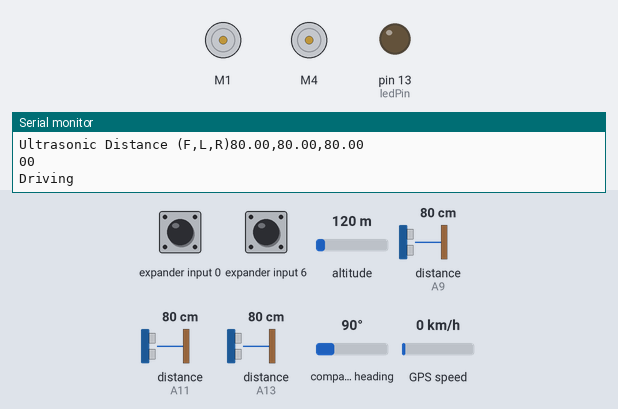
A sketch run on a simulated Arduino Mega 2560, built with avr-gcc and run on an emulated ATmega2560. Shown: 2 × DC motor (green arrow = forward, orange = backward, longer = faster), output pins drawn as LEDs (lit = HIGH), the last lines printed to the serial monitor. Wiring (inferred from the names in the program): PCF8574 port expander at I2C address 0x21. Inputs (shaded band) come from the test bench; at power-on: distance to the obstacle (sensors on A9, A11, A13) 80 cm, expander input 0 HIGH, expander input 6 HIGH, altitude 120 m, compass heading 90°, GPS speed 0 km/h. The echo pulse lasts 58.3 µs per cm; the GPS gets a fix after 3 s at 37.7749, -122.4194 with 8 satellites.

Above: at 2.2 s.
2.3 s: distance to the obstacle (sensor on A9) set to 22 cm
4.7 s: distance to the obstacle (sensor on A9) set to 18 cm
At 5.7 s:
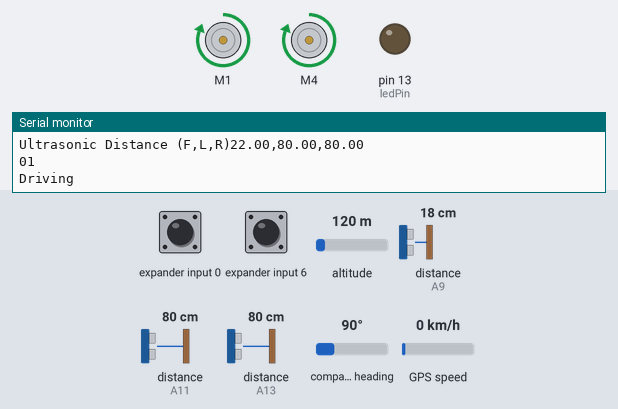
6.2 s: distance to the obstacle (sensor on A11) set to 2 cm
At 7.0 s:
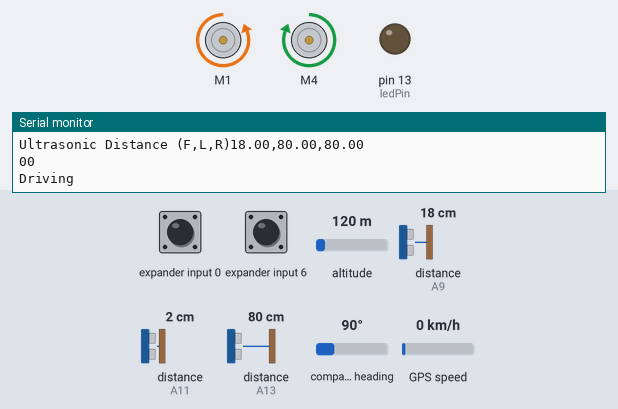
7.8 s: distance to the obstacle (sensor on A13) set to 21 cm
9.3 s: distance to the obstacle (sensor on A13) set to 18 cm
At 10.1 s:
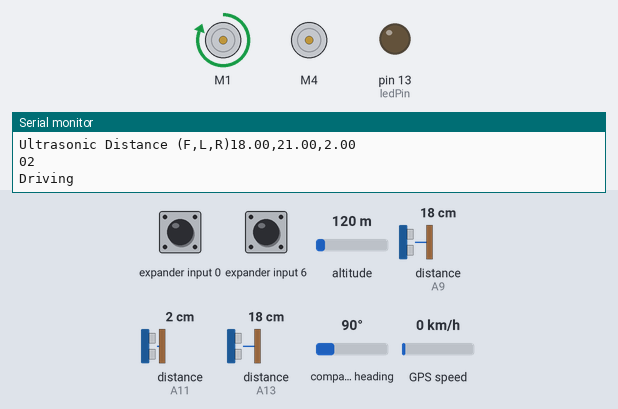
10.8 s: distance to the obstacle (sensor on A11) set to 17 cm
12.3 s: distance to the obstacle (sensor on A11) set to 21 cm
At 13.3 s:
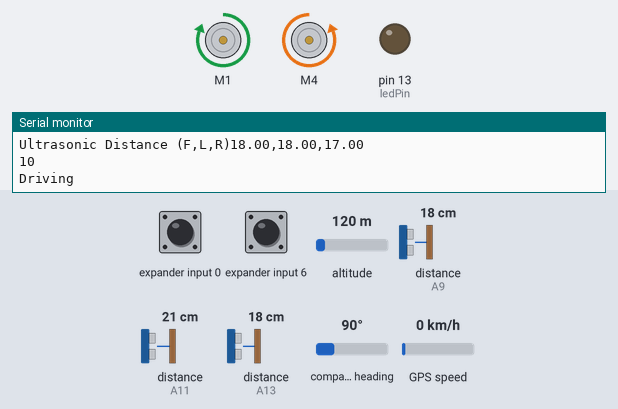
Timing chart, 0 to 14.8 s (numbered marks = the images above; inputs shaded):
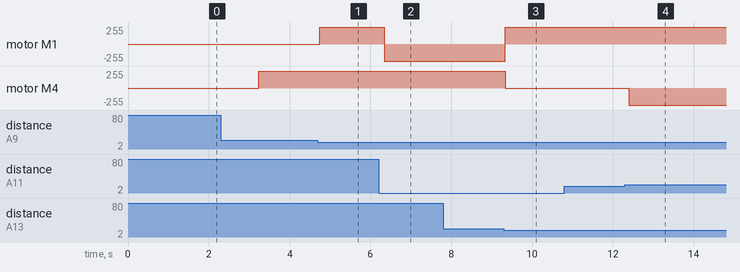

The sketch:

GPS_USNAV.ino
```cpp
//All code used to read the GPS is from the Adafruit GPS Library's examples
//All code used to read the Compass is from this website: http://recombine.net/blog/article/49/hmc6352-sparkfun-compass-and-arduino

/////****** Destination latitude and longitude (Decimal Minutes) and trim for the compass due to magnetic interference (Degrees) *****/////
float destlat = 38.7643;
float destlon = -122.4284;
float trim = 35;  //to find this value, point the tank North to find out how many degrees off the compass is reading. This value should be positive if the heading is >180, and negative if <180


////////// Ultrasonic //////////
#include "Ultrasonic.h"
Ultrasonic FrontSens(A8,A9);
float UvalFront;
Ultrasonic RightSens(A10,A11);
float UvalRight;
Ultrasonic LeftSens(A12,A13);
float UvalLeft;

////////// GPS //////////
#include <Adafruit_GPS.h>
#include <SoftwareSerial.h>

SoftwareSerial lcd (31, 33); //LCD RX is connected to pin 33

// If you're using a GPS module:
// Connect the GPS Power pin to 5V
// Connect the GPS Ground pin to ground
// If using software serial (sketch example default):
//   Connect the GPS TX (transmit) pin to Digital 3
//   Connect the GPS RX (receive) pin to Digital 2
// If using hardware serial (e.g. Arduino Mega):
//   Connect the GPS TX (transmit) pin to Arduino RX1, RX2 or RX3
//   Connect the GPS RX (receive) pin to matching TX1, TX2 or TX3

// If using software serial, keep these lines enabled
// (you can change the pin numbers to match your wiring):
SoftwareSerial mySerial(18, 19);

//Adafruit_GPS GPS(&mySerial);
// If using hardware serial (e.g. Arduino Mega), comment
// out the above six lines and enable this line instead:
Adafruit_GPS GPS(&Serial1);


// Set GPSECHO to 'false' to turn off echoing the GPS data to the Serial console
// Set to 'true' if you want to debug and listen to the raw GPS sentences.
#define GPSECHO  false

// this keeps track of whether we're using the interrupt
// off by default!
boolean usingInterrupt = false;
void useInterrupt(boolean); // Func prototype keeps Arduino 0023 happy

////////// COMPASS //////////
#include <Wire.h>
int HMC6352Address = 0x42;
// This is calculated in the setup() function
int slaveAddress;
int ledPin = 13;
boolean ledState = false;
byte headingData[2];
int i, headingValue;

float headingval;
float curheading;
float gpslat;
float gpslon;
float deltY;
float deltX;

float destang;
boolean destarrive = false;
int isturningL = 0;
int isturningR = 0;
int afterturncount = 0;

float optang;
float heading;
float heading2;

////////// Motor //////////
#include <AFMotor.h>
int m1 = 0;
int m2 = 0;
int motor1speed = 255;
int motor2speed = 255;

AF_DCMotor motor1(1); // create motor #1, 1KHz pwm (left motor)
AF_DCMotor motor2(4); // create motor #2, 1KHz pwm (right motor)

void setup()
{
   lcd.begin(9600);
 pinMode(1, OUTPUT);
 delay(10);
 lcd.write(17);   //Turns Backlight ON
 delay(10);
  ////////// GPS //////////
  // connect at 115200 so we can read the GPS fast enough and echo without dropping chars
  // also spit it out
  Serial.begin(115200);
  Serial.println("Adafruit GPS library basic test!");

  // 9600 NMEA is the default baud rate for Adafruit MTK GPS's- some use 4800
  GPS.begin(9600);

  // uncomment this line to turn on only the "minimum recommended" data
  GPS.sendCommand(PMTK_SET_NMEA_OUTPUT_RMCONLY);

  // Set the update rate
  GPS.sendCommand(PMTK_SET_NMEA_UPDATE_1HZ);   // 1 Hz update rate

  // Request updates on antenna status, comment out to keep quiet
  GPS.sendCommand(PGCMD_ANTENNA);

  // the nice thing about this code is you can have a timer0 interrupt go off
  // every 1 millisecond, and read data from the GPS for you. that makes the
  // loop code a heck of a lot easier!
  useInterrupt(true);

  delay(1000);
  // Ask for firmware version
  mySerial.println(PMTK_Q_RELEASE);

  ////////// COMPASS //////////

  // Shift the device's documented slave address (0x42) 1 bit right
  // This compensates for how the TWI library only wants the
  // 7 most significant bits (with the high bit padded with 0)
  slaveAddress = HMC6352Address >> 1;   // This results in 0x21 as the address to pass to TWI
  pinMode(ledPin, OUTPUT);      // Set the LED pin as output
  Wire.begin();
}


// Interrupt is called once a millisecond, looks for any new GPS data, and stores it
SIGNAL(TIMER0_COMPA_vect) {
  char c = GPS.read();
  // if you want to debug, this is a good time to do it!
#ifdef UDR0
  if (GPSECHO)
    if (c) UDR0 = c;
    // writing direct to UDR0 is much much faster than Serial.print
    // but only one character can be written at a time.
#endif
}

void useInterrupt(boolean v) {
  if (v) {
    // Timer0 is already used for millis() - we'll just interrupt somewhere
    // in the middle and call the "Compare A" function above
    OCR0A = 0xAF;
    TIMSK0 |= _BV(OCIE0A);
    usingInterrupt = true;
  } else {
    // do not call the interrupt function COMPA anymore
    TIMSK0 &= ~_BV(OCIE0A);
    usingInterrupt = false;
  }
}

uint32_t timer = millis();
void loop()                     // run over and over again
{
  // if a sentence is received, we can check the checksum, parse it...
  if (GPS.newNMEAreceived())
  {
    // a tricky thing here is if we print the NMEA sentence, or data
    // we end up not listening and catching other sentences!
    // so be very wary if using OUTPUT_ALLDATA and trytng to print out data
    //Serial.println(GPS.lastNMEA());   // this also sets the newNMEAreceived() flag to false

    if (!GPS.parse(GPS.lastNMEA()))   // this also sets the newNMEAreceived() flag to false
      return;  // we can fail to parse a sentence in which case we should just wait for another
  }
  gpslat = GPS.latitude;
  gpslon = GPS.longitude;

  INPUT_COMPASS();  //Input compass data
  INPUT_ULTRASONIC();
  CALC_ANGOFF();    //Calculate the direction that the tank needs to go
  CALC_MOTORCTRL(); //Calculate the direction each motor needs
  OUTPUT_SERIAL();  //Outputs debug info to the Serial Monitor (115200 baud)
  OUTPUT_MOTOR();   //Sends signal to motors
}
void INPUT_COMPASS() //Recieves Compass heading
{
  Wire.beginTransmission(slaveAddress);
  Wire.write("A");              // The "Get Data" command
  Wire.endTransmission();
  delay(10);                   // The HMC6352 needs at least a 70us (microsecond) delay
  // after this command.  Using 10ms just makes it safe
  // Read the 2 heading bytes, MSB first
  // The resulting 16bit word is the compass heading in 10th's of a degree
  // For example: a heading of 1345 would be 134.5 degrees
  Wire.requestFrom(slaveAddress, 2);        // Request the 2 byte heading (MSB comes first)
  i = 0;
  while(Wire.available() && i < 2)
  {
    headingData[i] = Wire.read();
    i++;
  }
  headingValue = headingData[0]*256 + headingData[1];  // Put the MSB and LSB together
}
void INPUT_ULTRASONIC() //Recieves Ultrasonic data
{
  UvalFront = FrontSens.Ranging(CM);
  delay(10);
  UvalRight = RightSens.Ranging(CM);
  delay(10);
  UvalLeft = LeftSens.Ranging(CM);
  delay(10);
}

void CALC_ANGOFF() //Calculates the direction that the tank needs to face
{
  headingval = headingValue % 10;
  curheading = headingValue / 10;
  curheading = curheading + (headingval /10);
  curheading = curheading + trim;
  if (GPS.lat == 'S')
  {
    gpslat = -gpslat;
  }
  gpslat = DEGMS_TO_DDEG(gpslat);
  if (GPS.lon == 'W')
  {
    gpslon = -gpslon;
  }
  gpslon = DEGMS_TO_DDEG(gpslon);
  /// convert raw heading to degrees off N ///
  if (curheading > 180)
  {
    curheading = 360 - curheading;
    curheading = -curheading;
  }
  deltY = gpslat - destlat;
  deltX = gpslon - destlon;
  destang = atan(deltX / deltY);
  optang = ((destang / 3.14159265) * 180) + curheading;
}
void CALC_MOTORCTRL() //Motor control logic -- Integrates GPS/Compass data and Ultrasonic data, to allow the tank to avoid obstacles and move to a destination
{
  m1 = 0;
  m2 = 0;

  if (gpslat <= destlat + 0.00005 && gpslat >= destlat - 0.00005 && gpslon <= destlon + 0.00005 && gpslon >= destlon - 0.00005)
  {
    destarrive = true;
  }
  else
  {
    destarrive = false;
  }
  if (GPS.fix && destarrive == false)
  {
      isturningL = 0;
      isturningR = 0;

    if (UvalFront < 20 || UvalLeft < 20 || UvalRight < 20 || afterturncount < 0)   //after turning, the tank will go straight for a short amount of time
    {                                                                              //unless the ultrasonic sensors detect an object
      afterturncount = 0;
    }
    if (afterturncount > 0)
    {
      afterturncount = afterturncount - 1;
    }
    if (afterturncount == 0)
    {
      if (optang < 45 && optang > -45)
      {
        m1 = 1;
        m2 = 1;
      }
      if (UvalFront < 20 || UvalLeft < 20 || UvalRight < 20) //object avoidance logic
      {
        if (UvalLeft < 20 && isturningL == 0)
        {
          isturningR = 1;
        }
        else if(UvalRight < 20 && isturningR == 0)
        {
          isturningL = 1;
        }

        if (UvalLeft < UvalRight && isturningL == 0)
        {
          isturningR = 2;
        }
        else if (UvalLeft > UvalRight && isturningR == 0)
        {
          isturningL = 2;
        }
        afterturncount = 30;
      }
      if (UvalFront > 20 && UvalLeft > 20 && UvalRight > 20) // GPS/Compass navigation logic
      {
        if (optang > 10 && isturningR == 0)
        {
          isturningL = 1;
        }
        else if (optang < -10 && isturningL == 0)
        {
          isturningR = 1;
        }
      }
    }
    m1 = 1;
    m2 = 1;
    if (isturningL == 1)
    {
      m1 = 0;
      m2 = 1;
    }
    if (isturningR == 1)
    {
      m1 = 1;
      m2 = 0;
    }
    if (isturningL == 2)
    {
      m1 = -1;
      m2 = 1;
    }
    if (isturningR == 2)
    {
      m1 = 1;
      m2 = -1;
    }
  }
}
void OUTPUT_SERIAL() //outputs to Serial Monitor (Computer) and the LCD (on the tank)
{
  if (timer > millis())  timer = millis();
  // approximately every 2 seconds or so, print out the current stats
  if (millis() - timer > 2000)
  {
    timer = millis(); // reset the timer
    Serial.print("\nTime: ");
    Serial.print(GPS.hour, DEC); Serial.print(':');
    Serial.print(GPS.minute, DEC); Serial.print(':');
    Serial.print(GPS.seconds, DEC); Serial.print('.');
    Serial.println(GPS.milliseconds);
    Serial.print("Date: ");
    Serial.print(GPS.day, DEC); Serial.print('/');
    Serial.print(GPS.month, DEC); Serial.print("/20");
    Serial.println(GPS.year, DEC);
    Serial.print("Fix: "); Serial.println((int)GPS.fix);

    ////////// Printing the output //////////
    Serial.print("Location: ");
    Serial.print(", ");
    Serial.print(gpslat, 5);
    Serial.print(", ");
    Serial.println(gpslon, 5);
    Serial.print("Current heading: ");
    Serial.print(int (headingValue / 10));     // The whole number part of the heading
    Serial.print(".");
    Serial.print(int (headingValue % 10));     // The fractional part of the heading
    Serial.println(" degrees");
    Serial.print("Angle off Optimal Heading: ");
    Serial.print(optang, 1);
    Serial.println(" degrees");
    Serial.print("Ultrasonic Distance (F,L,R)");
    Serial.print(UvalFront);
    Serial.print(",");
    Serial.print(UvalLeft);
    Serial.print(",");
    Serial.println(UvalRight);
    Serial.print(isturningR);
    Serial.println(isturningL);

    lcd.write(12);  //Clears Display
    delay(10);
    lcd.write(161);
    lcd.print(UvalFront);
    lcd.write(128);
    lcd.write("H:");
    heading2 = headingValue % 10;
    heading = headingValue / 10;
    heading = heading + (heading2 /10);
    heading = heading + trim;
    lcd.print(optang, 1);   //Hello CoytHV
    lcd.write(148);
    lcd.print(gpslat);
    lcd.write(",");
    lcd.print(gpslon);
    lcd.write(142);
    if (m1 > 0)
    {
      ForwardArrow();
    }
    if (m1 < 0)
    {
      BackArrow();
    }
    if (m1 == 0)
    {
      NoArrow();
    }
    lcd.write(143);
    if (m2 > 0)
    {
      ForwardArrow();
    }
    if (m2 < 0)
    {
      BackArrow();
    }
    if (m2 == 0)
    {
      NoArrow();
    }

    if (destarrive == true)
    {
      Serial.println("Arrived");
      lcd.write(136);
      lcd.print("ARVD");
    }
    else
    {
      Serial.println("Driving");
      lcd.write(136);
      lcd.print("DRVN");
    }
  }
}
void OUTPUT_MOTOR() //regulates speed of motors, direction they are moving
{
  /// Sets speed ///
  motor1.setSpeed(motor1speed);
  motor2.setSpeed(motor2speed);
  /// Controls motor direction ///
  if (m1 >= 1)
  {
    motor1.run(FORWARD);
  }
  if (m1 == 0)
  {
    motor1.run(RELEASE);
  }
  if (m1 <= -1)
  {
    motor1.run(BACKWARD);
  }
  if (m2 >= 1)
  {
    motor2.run(FORWARD);
  }
  if (m2 == 0)
  {
    motor2.run(RELEASE);
  }
  if (m2 <= -1)
  {
    motor2.run(BACKWARD);
  }
}
float DEGMS_TO_DDEG(float b) //Converts the GPS's output (Degrees, then Decimal Minutes to a more easily usable format (Decimal Degrees)
{
  int a = b / 100;
  b = b - (a * 100);
  b = b / 60;
  b = b + a;
  return b;
}
void ForwardArrow()  //Displays an "up" arrow, indicating that the tread is moving forward
{
  delay(10);
  lcd.write(253);  //Define Custom Character 5
  lcd.write(B00100);  //8 byte display data follows
  lcd.write(B01110);
  lcd.write(B11111);
  lcd.write(B00100);
  lcd.write(B00100);
  lcd.write(B00100);
  lcd.write(B00100);
  lcd.write(B00100);
  lcd.write(5);  //Display custom character 5
}
void BackArrow()  //Displays a "down" arrow, indicating that the tread is moving backward
{
  delay(10);
  lcd.write(252);  //Define Custom Character 5
  lcd.write(B00100);  //8 byte display data follows
  lcd.write(B00100);
  lcd.write(B00100);
  lcd.write(B00100);
  lcd.write(B00100);
  lcd.write(B11111);
  lcd.write(B01110);
  lcd.write(B00100);
  lcd.write(4);  //Display custom character 5
}
void NoArrow()  //Displays a line, indicating that the tread is not moving
{
  delay(10);
  lcd.write(252);  //Define Custom Character 5
  lcd.write(B00100);  //8 byte display data follows
  lcd.write(B00100);
  lcd.write(B00100);
  lcd.write(B00100);
  lcd.write(B00100);
  lcd.write(B00100);
  lcd.write(B00100);
  lcd.write(B00100);
  lcd.write(4);  //Display custom character 5
}
```

Measured:
- the behaviour switches between 21 and 20 cm on distance to the obstacle (sensor on A9) (found by bisection; images 0 and 1)
- the behaviour switches between 20 and 19 cm on distance to the obstacle (sensor on A13) (found by bisection; images 2 and 3)
- the behaviour switches between 18 and 19 cm on distance to the obstacle (sensor on A11) (found by bisection; images 3 and 4)
- after the input at 4.7 s, motor M1: stopped → forward 255/255 at once
- after the input at 6.2 s, motor M1: forward 255/255 → backward 255/255 after 0.14 s
- after the input at 9.3 s, motor M1: backward 255/255 → forward 255/255 at once; motor M4: forward 255/255 → stopped at once
- after the input at 12.3 s, motor M4: stopped → backward 255/255 after 0.09 s
